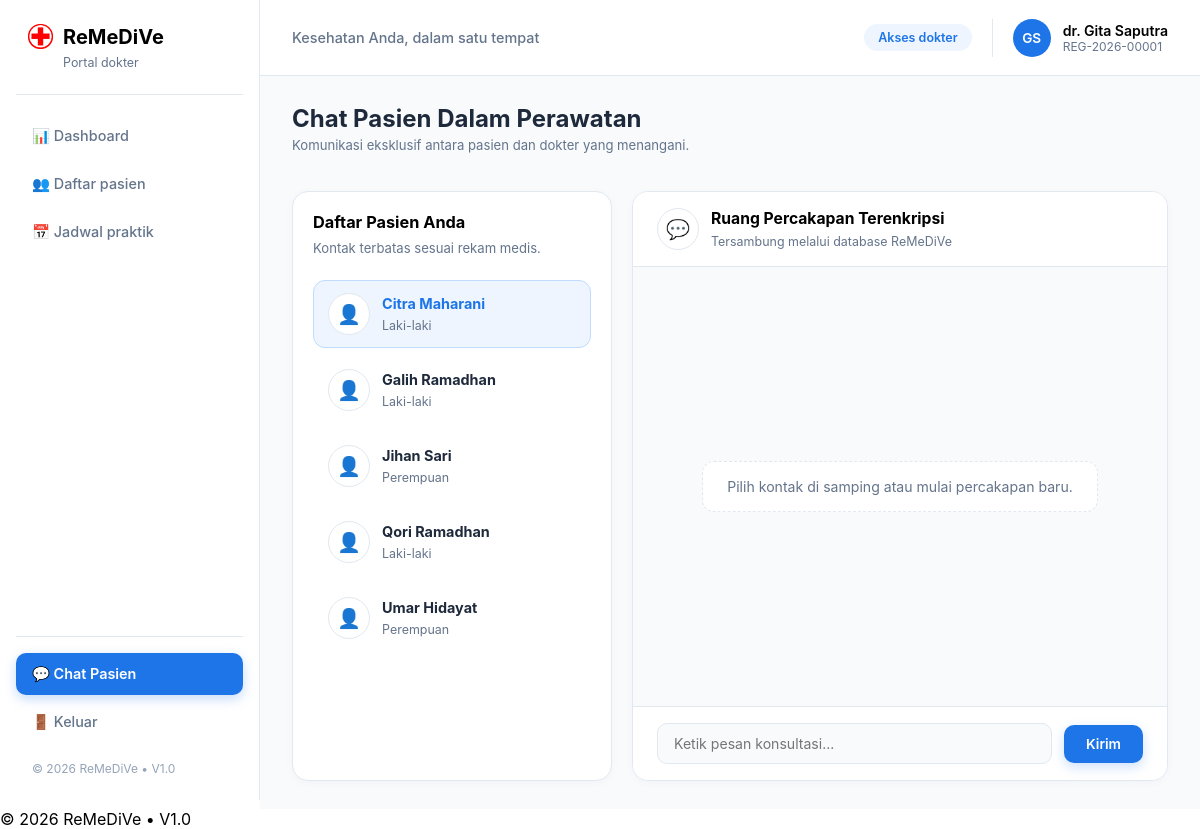
Page /chat.php (signed in) on the committed database.
### tables this page shows
CREATE TABLE `doctors` (
  `DoctorID` int(11) NOT NULL,
  `DoctorName` varchar(50) NOT NULL,
  `Speciality` varchar(20) DEFAULT NULL,
  `PhoneNumber` varchar(15) DEFAULT NULL,
  `RegistrationNumber` char(17) DEFAULT NULL,
  `UserID` int(11) DEFAULT NULL
);

CREATE TABLE `patients` (
  `PatientID` int(11) NOT NULL,
  `PatientName` varchar(50) DEFAULT NULL,
  `NIK` char(16) DEFAULT NULL,
  `BloodType` varchar(3) DEFAULT NULL,
  `PhoneNumber` varchar(15) DEFAULT NULL,
  `Address` text DEFAULT NULL,
  `Gender` char(1) NOT NULL,
  `BirthDate` date NOT NULL,
  `UserID` int(11) DEFAULT NULL,
  `Allergy` varchar(50) DEFAULT NULL
);

### chat.php (the view, shortened to what this page needs)
<?php
    include ('header.php');
    $selected_target_id = isset($_GET['target_id']) ? intval($_GET['target_id']) : 0;
    $contacts_list = [];
    if ($role === 'patient') {
        $patient_pk = isset($data['PatientID']) ? $data['PatientID'] : 0;
        if ($patient_pk > 0) {
            $q_docs = "SELECT DISTINCT d.* FROM doctors d JOIN medical_examinations m ON d.DoctorID = m.DoctorID WHERE m.PatientID = '$patient_pk' ORDER BY d.DoctorName ASC";
            $res_c = mysqli_query($connection, $q_docs);
            if ($res_c) {
                while ($row = mysqli_fetch_assoc($res_c)) {
                    $contacts_list[] = [
                        'id'   => $row['DoctorID'],
                        'name' => $row['DoctorName'],
                        'info' => 'Poli ' . $row['Speciality']
                    ];
                }
            }
        }
    } else {
        if ($role === 'doctor') {
            $doctor_pk = isset($data['DoctorID']) ? $data['DoctorID'] : 0;
            if ($doctor_pk > 0) {
                $q_pats = "SELECT DISTINCT p.PatientID, p.PatientName, p.Gender FROM patients p JOIN medical_examinations m ON p.PatientID = m.PatientID WHERE m.DoctorID = '$doctor_pk' ORDER BY p.PatientName ASC";
                $res_c = mysqli_query($connection, $q_pats);
                if ($res_c) {
                    while ($row = mysqli_fetch_assoc($res_c)) {
                        $contacts_list[] = [
                            'id'   => $row['PatientID'],
                            'name' => $row['PatientName'],
                            'info' => ($row['Gender'] == 'P' ? 'Perempuan' : 'Laki-laki')
                        ];
                    }
                }
            }
        }
    }
    if ($selected_target_id === 0 && !empty($contacts_list)) {
        $selected_target_id = $contacts_list[0]['id'];
    }
    $chat_history = [];
?>
<main class="main-content">
    <div class="page-header-row">
        <div>
            <h2><?php echo ($role === 'patient') ? 'Konsultasi Dokter Penanggung Jawab' : 'Chat Pasien Dalam Perawatan'; ?></h2>
            <p class="section-desc">Komunikasi eksklusif antara pasien dan dokter yang menangani.</p>
        </div>
    </div>
    <div class="chat-container-grid">
        <div class="card chat-sidebar-card">
            <h3><?php echo ($role === 'patient') ? 'Dokter Pemeriksa' : 'Daftar Pasien Anda'; ?></h3>
            <p class="section-desc">Kontak terbatas sesuai rekam medis.</p>
            <div class="chat-contact-list">
                <?php
                    if (!empty($contacts_list)){
                        foreach ($contacts_list as $contact){
                            ?>
                            <a href="chat.php?target_id=<?php echo $contact['id']; ?>" class="chat-contact-item <?php echo ($selected_target_id === $contact['id']) ? 'active-contact' : ''; ?>">
                                <div class="contact-avatar"><?php echo ($role === 'patient') ? '👨‍⚕️' : '👤'; ?></div>
                                <div>
                                    <strong><?php echo htmlspecialchars($contact['name']); ?></strong>
                                    <small><?php echo htmlspecialchars($contact['info']); ?></small>
                                </div>
                            </a>
                            <?php
                        }
                    } else {
                        ?>
                        <p class="section-desc">Belum ada relasi pemeriksaan aktif.</p>
                        <?php
                    }
                ?>
            </div>
        </div>
        <div class="card chat-main-card">
            <div class="chat-header-box">
                <div class="contact-avatar">💬</div>
                <div>
                    <h4>Ruang Percakapan Terenkripsi</h4>
                    <small>Tersambung melalui database ReMeDiVe</small>
                </div>
            </div>
            <div class="chat-messages-scroll-area">
                <?php
                    if ($selected_target_id > 0 && !empty($chat_history)){
                        foreach ($chat_history as $chat){
                            ?>
                            <div class="chat-bubble <?php echo ($chat['sender'] === 'outgoing') ? 'bubble-outgoing' : 'bubble-incoming'; ?>">
                                <p><?php echo htmlspecialchars($chat['message']); ?></p>
                                <small class="chat-time"><?php echo date('d M Y, H:i', strtotime($chat['msg_time'])); ?></small>
                            </div>
                            <?php
                        }
                    } else {
                        ?>
                        <div class="chat-empty-state">
                            <p>Pilih kontak di samping atau mulai percakapan baru.</p>
                        </div>
                        <?php
                    }
                ?>
            </div>
            <?php
                if ($selected_target_id > 0){
                    ?>
                    <form action="chat.php?target_id=<?php echo $selected_target_id; ?>" method="POST" class="chat-input-form">
                        <input type="text" name="message_text" class="form-control" placeholder="Ketik pesan konsultasi..." required autocomplete="off">
                        <button type="submit" name="send_message" class="btn-action-primary">Kirim</button>
                    </form>
                    <?php
                }
            ?>
        </div>
    </div>
</main>
<?php
    include ('footer.php');
    ?>

### header.php (shortened to what this page needs)
<?php
    include ('connection.php');
    $user_id = $_SESSION['UserID'];
    $role = $_SESSION['Role'];
    $display_name = '';
    $identifier   = '';
    $initials     = '';
    if ($role === 'patient') {
    $query = "SELECT * FROM patients WHERE UserID = '$user_id'";
    $result = mysqli_query($connection, $query);
        if ($result && mysqli_num_rows($result) > 0) {
            $data = mysqli_fetch_assoc($result);
            $display_name = $data['PatientName'];
            $identifier = 'RM-' . $data['PatientID'];
            $words = explode(' ', $display_name);
            $initials = mb_substr($words[0], 0, 1) . (isset($words[1]) ? mb_substr($words[1], 0, 1) : '');
            $initials = strtoupper($initials);
        }
    } elseif ($role === 'doctor') {
        $query = "SELECT * FROM doctors WHERE UserID = '$user_id'";
        $result = mysqli_query($connection, $query);
        if ($result && mysqli_num_rows($result) > 0) {
            $data = mysqli_fetch_assoc($result);
            $display_name = $data['DoctorName'];
            $identifier = $data['RegistrationNumber'];
            $words = explode(' ', str_replace('dr. ', '', $display_name));
            $initials = mb_substr($words[0], 0, 1) . (isset($words[1]) ? mb_substr($words[1], 0, 1) : '');
            $initials = strtoupper($initials);
        }
    } else {
        $display_name = 'Administrator';
        $identifier = 'ADM';
        $initials = 'AD';
    }
?>
<!DOCTYPE html>
<html lang="id">
<head>
    <link rel="stylesheet" href="style.css">
</head>
<body>
    <div class="app-layout">
        <aside class="sidebar">
            <div class="sidebar-brand">
                <img src="assets/image/RedCross.png" alt="ReMeDiVe" style="height: 25px; width:auto;">
                <h2>ReMeDiVe</h2>
                <small><?php echo ($role === 'patient') ? 'Portal pasien' : (($role === 'doctor') ? 'Portal dokter' : 'Portal admin'); ?></small>
            </div>
            <nav class="sidebar-menu">
                <?php
                    if ($role === 'patient'){
                        ?>
                        <a href="patient_dashboard.php" class="menu-item <?php echo (basename($_SERVER['PHP_SELF']) == 'patient_dashboard.php') ? 'active' : ''; ?>">
                            <span>📊 Dashboard</span>
                        </a>
                        <a href="patient_records.php" class="menu-item <?php echo (basename($_SERVER['PHP_SELF']) == 'patient_records.php') ? 'active' : ''; ?>">
                            <span>📁 Rekam medis</span>
                        </a>
                        <a href="patient_profile.php" class="menu-item <?php echo (basename($_SERVER['PHP_SELF']) == 'patient_profile.php') ? 'active' : ''; ?>">
                            <span>👤 Profil saya</span>
                        </a>
                        <?php
                    } elseif ($role === 'doctor'){
                        ?>
                        <a href="doctor_dashboard.php" class="menu-item <?php echo (basename($_SERVER['PHP_SELF']) == 'doctor_dashboard.php') ? 'active' : ''; ?>">
                            <span>📊 Dashboard</span>
                        </a>
                        <a href="doctor_patients.php" class="menu-item <?php echo (basename($_SERVER['PHP_SELF']) == 'doctor_patients.php') ? 'active' : ''; ?>">
                            <span>👥 Daftar pasien</span>
                        </a>
                        <a href="doctor_schedule.php" class="menu-item <?php echo (basename($_SERVER['PHP_SELF']) == 'doctor_schedule.php') ? 'active' : ''; ?>">
                            <span>📅 Jadwal praktik</span>
                        </a>
                        <?php
                    }
                ?>
            </nav>
            <div class="sidebar-footer-menu">
                <a href="chat.php" class="menu-item <?php echo (basename($_SERVER['PHP_SELF']) == 'chat.php') ? 'active' : ''; ?>">
                    <span>💬 <?php echo ($role === 'patient') ? 'Konsultasi Dokter' : 'Chat Pasien'; ?></span>
                </a>
                <a href="logout.php" class="menu-item logout-item">
                    <span>🚪 Keluar</span>
                </a>
                <div class="copyright-box">
                    <span>&copy; <?php echo date('Y'); ?> ReMeDiVe &bull; V1.0</span>
                </div>
            </div>
        </aside>
        <div class="main-wrapper">
            <header class="top-header">
                <div class="top-header-left">
                    <p>Kesehatan Anda, dalam satu tempat</p>
                </div>
                <div class="top-header-right">
                    <span class="role-badge"><?php echo ($role === 'patient') ? 'Akses pasien' : (($role === 'doctor') ? 'Akses dokter' : 'Akses admin'); ?></span>
                    <div class="user-profile-mini">
                        <span class="user-avatar-small"><?php echo $initials; ?></span>
                        <div class="user-info-text">
                            <span class="u-name"><?php echo htmlspecialchars($display_name); ?></span>
                            <small><?php echo htmlspecialchars($identifier); ?></small>
                        </div>
                    </div>
                </div>
            </header>
        </div>
    </div>
</body>
</html>

### rows in the picture
doctors: DoctorName "GS", DoctorName "dr. Gita Saputra", RegistrationNumber "REG-2026-00001"
patients: PatientName "Citra Maharani", info "Laki-laki"
patients: PatientName "Galih Ramadhan", info "Laki-laki"
patients: PatientName "Jihan Sari", info "Perempuan"
patients: PatientName "Qori Ramadhan", info "Laki-laki"
patients: PatientName "Umar Hidayat", info "Perempuan"
